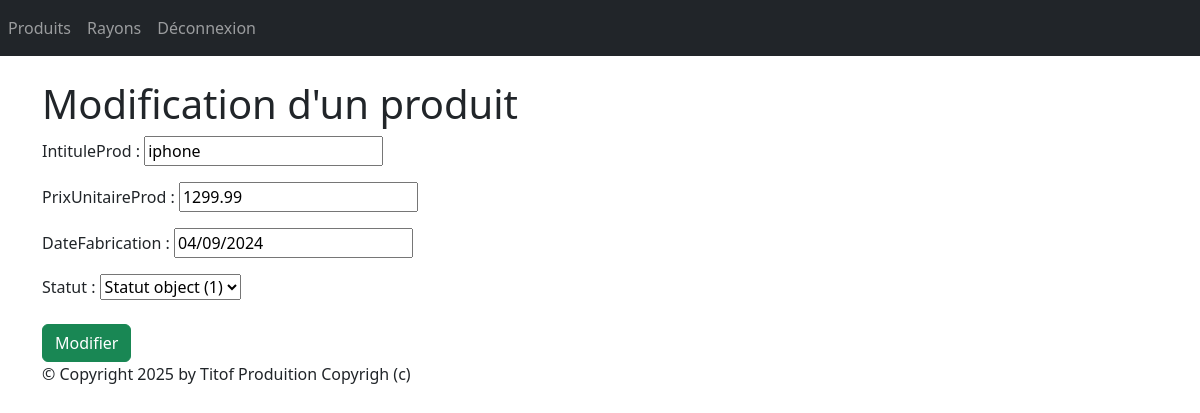
Page /monApp/produit/2/update/ (signed in) on the committed database.
### monApp/models.py (models this page shows, shortened)
class Produit(models.Model):
	refProd = models.AutoField(primary_key=True)
	intituleProd = models.CharField(max_length=200)
	prixUnitaireProd = models.DecimalField(max_digits=10, decimal_places=2)
	dateFabrication = models.DateField(default=datetime.date(2024, 9, 4))
	categorie = models.ForeignKey(Categorie, on_delete=models.CASCADE, related_name="produits", null=True, blank=True)
	statut = models.ForeignKey(Statut, on_delete=models.CASCADE, related_name="produits", null=True, blank=True)

### monApp/views.py (the view, shortened to what this page needs)
# urls.py: path("produit/<pk>/update/",views.ProduitUpdateView.as_view(), name="prdt-chng"),
@method_decorator(login_required, name='dispatch')
class ProduitUpdateView(UpdateView):
    model = Produit
    form_class = ProduitForm
    template_name = "monApp/update_produit.html"

### monApp/forms.py
class ProduitForm(forms.ModelForm):
    class Meta:
        model = Produit
        exclude = ('categorie', 'status')

### monApp/templates/monApp/update_produit.html (shortened to what this page needs)
{% extends 'monApp/base.html' %}
{% block contenu %}
<h1> Modification d'un produit </h1>
<form action="" method="post" >
{{ form.as_p }}
<button type="submit" class="btn btn-success mt-2">Modifier</button>
</form>
{% endblock %}

### monApp/static/styles.css (style rules this page uses)
h1 { color: red }

### rows in the picture
Produit: intituleProd "iphone", prixUnitaireProd "1299.99", dateFabrication "04/09/2024", statut "Statut object (1)"
